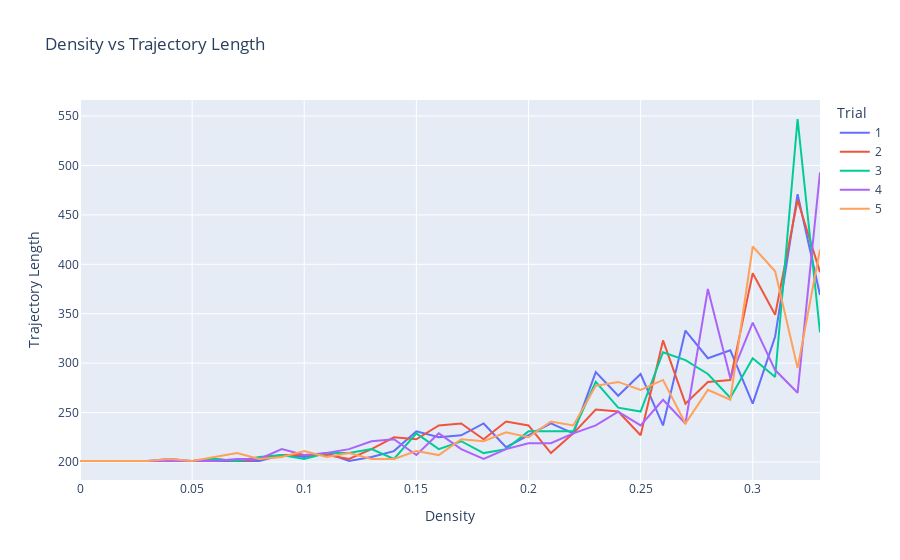

This figure's notebook cell:
### Code cell
fig = px.line(traj_df, x="Density", y="Trajectory Length", color="Trial", title='Density vs Trajectory Length')
fig.show()

plotly.io.write_image(fig, file="./graphs/question_6_1.png", scale=5)

### Figure 1 — Plotly figure (JSON) as saved in the notebook; plotly's stock layout.template omitted (floating-point values rounded to 4 significant figures)
{"data": [{"hovertemplate": "Trial=1<br>Density=%{x}<br>Trajectory Length=%{y}<extra></extra>", "legendgroup": "1", "line": {"color": "#636efa", "dash": "solid"}, "marker": {"symbol": "circle"}, "mode": "lines", "name": "1", "orientation": "h", "showlegend": true, "type": "scatter", "x": [0, 0.01, 0.02, 0.03, 0.04, 0.05, 0.06, 0.07, 0.08, 0.09, 0.1, 0.11, 0.12, 0.13, 0.14, 0.15, 0.16, 0.17, 0.18, 0.19, 0.2, 0.21, 0.22, 0.23, 0.24, 0.25, 0.26, 0.27, 0.28, 0.29, 0.3, 0.31, 0.32, 0.33], "xaxis": "x", "y": [201, 201, 201, 201, 203, 201, 201, 201, 201, 207, 205, 209, 201, 205, 211, 231, 225, 227, 239, 215, 227, 239, 229, 291, 267, 289, 237, 333, 305, 313, 259, 327, 471, 369], "yaxis": "y"}, {"hovertemplate": "Trial=2<br>Density=%{x}<br>Trajectory Length=%{y}<extra></extra>", "legendgroup": "2", "line": {"color": "#EF553B", "dash": "solid"}, "marker": {"symbol": "circle"}, "mode": "lines", "name": "2", "orientation": "h", "showlegend": true, "type": "scatter", "x": [0, 0.01, 0.02, 0.03, 0.04, 0.05, 0.06, 0.07, 0.08, 0.09, 0.1, 0.11, 0.12, 0.13, 0.14, 0.15, 0.16, 0.17, 0.18, 0.19, 0.2, 0.21, 0.22, 0.23, 0.24, 0.25, 0.26, 0.27, 0.28, 0.29, 0.3, 0.31, 0.32, 0.33], "xaxis": "x", "y": [201, 201, 201, 201, 201, 201, 203, 201, 203, 207, 207, 207, 203, 213, 225, 223, 237, 239, 223, 241, 237, 209, 229, 253, 251, 227, 323, 259, 281, 283, 391, 349, 465, 392], "yaxis": "y"}, {"hovertemplate": "Trial=3<br>Density=%{x}<br>Trajectory Length=%{y}<extra></extra>", "legendgroup": "3", "line": {"color": "#00cc96", "dash": "solid"}, "marker": {"symbol": "circle"}, "mode": "lines", "name": "3", "orientation": "h", "showlegend": true, "type": "scatter", "x": [0, 0.01, 0.02, 0.03, 0.04, 0.05, 0.06, 0.07, 0.08, 0.09, 0.1, 0.11, 0.12, 0.13, 0.14, 0.15, 0.16, 0.17, 0.18, 0.19, 0.2, 0.21, 0.22, 0.23, 0.24, 0.25, 0.26, 0.27, 0.28, 0.29, 0.3, 0.31, 0.32, 0.33], "xaxis": "x", "y": [201, 201, 201, 201, 201, 201, 203, 201, 205, 207, 203, 209, 209, 213, 203, 229, 213, 221, 209, 213, 231, 231, 231, 281, 255, 251, 311, 303, 289, 265, 305, 286, 547, 331], "yaxis": "y"}, {"hovertemplate": "Trial=4<br>Density=%{x}<br>Trajectory Length=%{y}<extra></extra>", "legendgroup": "4", "line": {"color": "#ab63fa", "dash": "solid"}, "marker": {"symbol": "circle"}, "mode": "lines", "name": "4", "orientation": "h", "showlegend": true, "type": "scatter", "x": [0, 0.01, 0.02, 0.03, 0.04, 0.05, 0.06, 0.07, 0.08, 0.09, 0.1, 0.11, 0.12, 0.13, 0.14, 0.15, 0.16, 0.17, 0.18, 0.19, 0.2, 0.21, 0.22, 0.23, 0.24, 0.25, 0.26, 0.27, 0.28, 0.29, 0.3, 0.31, 0.32, 0.33], "xaxis": "x", "y": [201, 201, 201, 201, 201, 201, 201, 203, 203, 213, 207, 209, 213, 221, 223, 207, 229, 213, 203, 213, 219, 219, 229, 237, 251, 237, 263, 239, 375, 285, 341, 293, 270, 493], "yaxis": "y"}, {"hovertemplate": "Trial=5<br>Density=%{x}<br>Trajectory Length=%{y}<extra></extra>", "legendgroup": "5", "line": {"color": "#FFA15A", "dash": "solid"}, "marker": {"symbol": "circle"}, "mode": "lines", "name": "5", "orientation": "h", "showlegend": true, "type": "scatter", "x": [0, 0.01, 0.02, 0.03, 0.04, 0.05, 0.06, 0.07, 0.08, 0.09, 0.1, 0.11, 0.12, 0.13, 0.14, 0.15, 0.16, 0.17, 0.18, 0.19, 0.2, 0.21, 0.22, 0.23, 0.24, 0.25, 0.26, 0.27, 0.28, 0.29, 0.3, 0.31, 0.32, 0.33], "xaxis": "x", "y": [201, 201, 201, 201, 203, 201, 205, 209, 203, 205, 211, 205, 209, 203, 203, 211, 207, 223, 221, 230, 225, 241, 237, 277, 281, 273, 283, 239, 273, 263, 418, 393, 295, 415], "yaxis": "y"}], "layout": {"legend": {"title": {"text": "Trial"}, "tracegroupgap": 0}, "title": {"text": "Density vs Trajectory Length"}, "xaxis": {"anchor": "y", "domain": [0, 1], "title": {"text": "Density"}}, "yaxis": {"anchor": "x", "domain": [0, 1], "title": {"text": "Trajectory Length"}}}}
